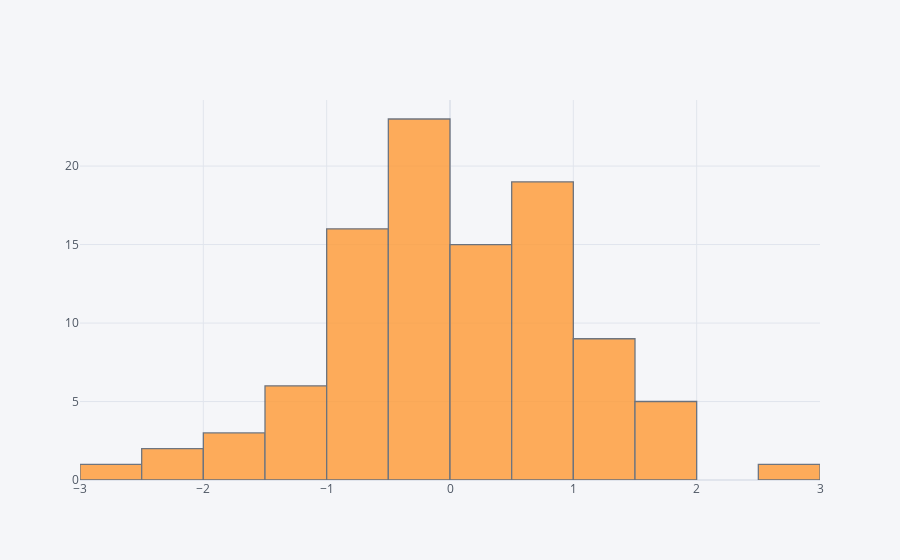

Notebook cell for this chart:
### Markdown cell above
## histogram

### Code cell
df['A'].iplot(kind='hist',bins=25)

### Figure 1 — Plotly figure (JSON) as saved in the notebook; plotly's stock layout.template omitted (floating-point values rounded to 4 significant figures)
{"data": [{"histfunc": "count", "histnorm": "", "marker": {"color": "rgba(255, 153, 51, 1.0)", "line": {"color": "#4D5663", "width": 1.3}}, "name": "A", "nbinsx": 25, "opacity": 0.8, "orientation": "v", "type": "histogram", "x": [0.6452, -0.6469, 0.07283, -0.4, 1.279, 0.177, -0.3478, 1.167, -1.151, -0.4042, 2.648, 0.3672, 0.8433, -0.03465, 1.077, 0.8437, -0.7334, -1.285, 1.517, 0.5403, -0.1287, -0.2645, -1.24, -0.1853, 1.574, 0.745, -1.409, 0.145, 7.984e-05, 0.2015, 0.5198, 0.8138, -0.7899, -0.2351, -0.4781, 0.742, -0.8843, 0.4881, 0.254, -0.2416, 0.1938, -0.4679, -0.05583, -0.1722, 0.8219, -2.96, -0.5736, 0.2319, -1.548, -0.7318, 0.4276, 0.7077, 0.9103, -0.6351, -0.7847, 0.5066, 0.9476, 1.486, -0.5177, -1.937, -2.266, 1.74, 1.88, -0.6504, -1.106, 0.554, -0.2255, -0.2225, 0.3796, 0.641, -1.526, 0.5583, 0.7434, -0.6429, -1.147, -0.05841, -0.08727, -0.1149, 0.09478, -0.06807, -0.9642, -0.008787, 0.6397, -0.326, 0.5003, 1.63, 0.4764, -0.5917, 1.369, 1.428, -0.692, -2.031, -0.8535, -0.7453, 1.489, 1.377, 0.4662, 1.1, -0.4293, -0.1558]}], "layout": {"barmode": "overlay", "legend": {"bgcolor": "#F5F6F9", "font": {"color": "#4D5663"}}, "paper_bgcolor": "#F5F6F9", "plot_bgcolor": "#F5F6F9", "title": {"font": {"color": "#4D5663"}}, "xaxis": {"gridcolor": "#E1E5ED", "showgrid": true, "tickfont": {"color": "#4D5663"}, "title": {"font": {"color": "#4D5663"}, "text": ""}, "zerolinecolor": "#E1E5ED"}, "yaxis": {"gridcolor": "#E1E5ED", "showgrid": true, "tickfont": {"color": "#4D5663"}, "title": {"font": {"color": "#4D5663"}, "text": ""}, "zerolinecolor": "#E1E5ED"}}}
